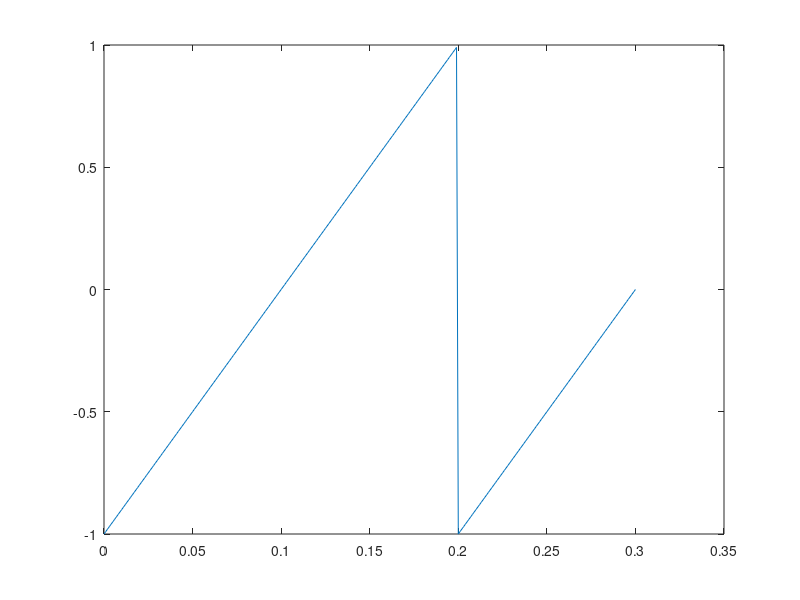

Recreate this plot in MATLAB.
clc;
clear all;
close all;
t=0:0.001:0.3
choice=input(' 1.Square Wave\n 2.Rectangular Wave\n 3.Symmetric Triangular Wave\n 4.Negative Sawtooth Wave\n 5.Positive Sawtooth Wave\n Enter Choice !!')
if(choice==1)
    f1=input('Enter the frequency of square wave,f1=')
    sq_wave1=square(2*pi*f1*t); % square wave of 50% duty cycle
    figure;
    plot(t,sq_wave1);
elseif(choice==2)
     f2=input('Enter the frequency of Rectangular wave,f2=')
     d=input('Enter duty cycle with the range (0,100) (except 50)')
     sq_wave2=square(2*pi*f2*t,d); % square wave of d% duty cycle
     figure;
     plot(t,sq_wave2);
elseif(choice==3)
      f3=input('Enter the frequency of triangular wave,f3=')
      tri_wave1=sawtooth(2*pi*f3*t,0.5); % symmetric triangular wave
      figure;
      plot(t,tri_wave1);
elseif(choice==4)
      f4=input('Enter the frequency of Negative sawtooth wave,f4=')
saw_tooth1=sawtooth(2*pi*f4*t,0); % negative sawtooth wave
figure;
plot(t,saw_tooth1);
elseif(choice==5)
    f5=input('Enter the frequency of Positive sawtooth wave,f5=')
saw_tooth2=sawtooth(2*pi*f5*t,1); % positive sawtooth wave
figure;
plot(t,saw_tooth2);
else
    print(' Wrong Choice ... ')
end
